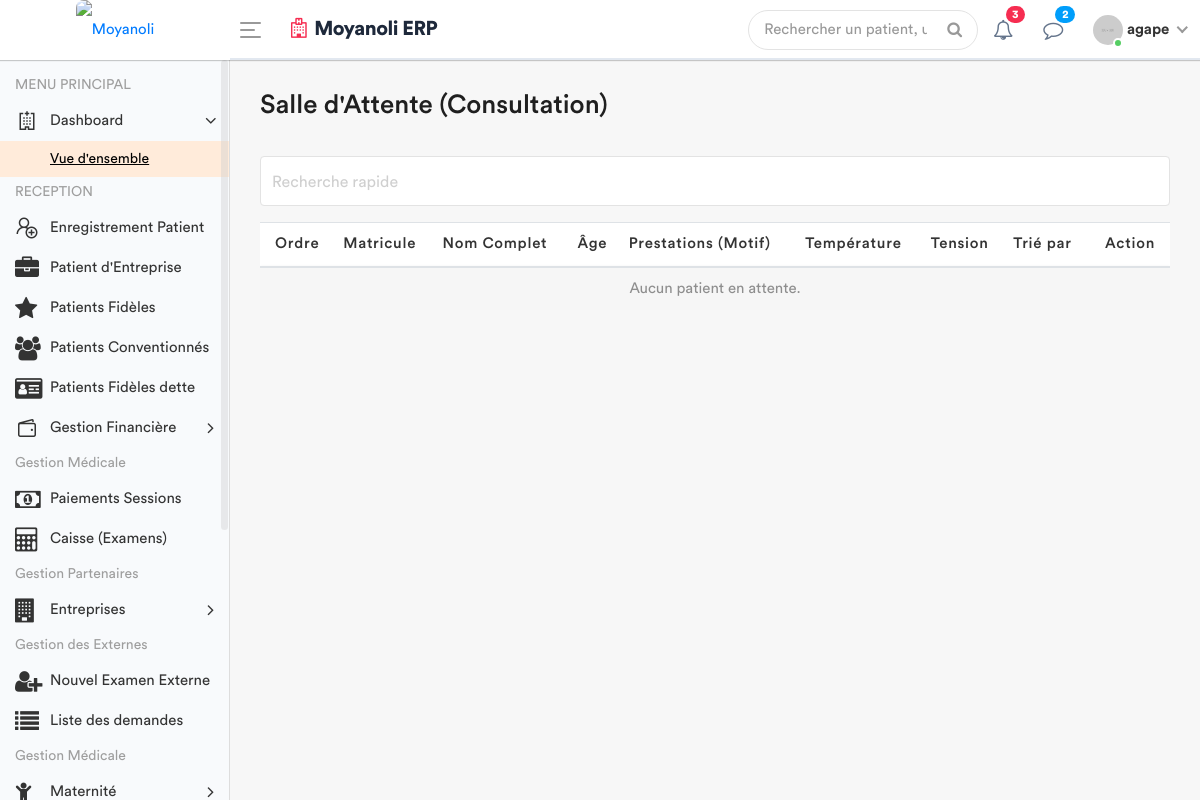
Before: /medecin/consultations-en-attente/ (signed in) with the older database file.
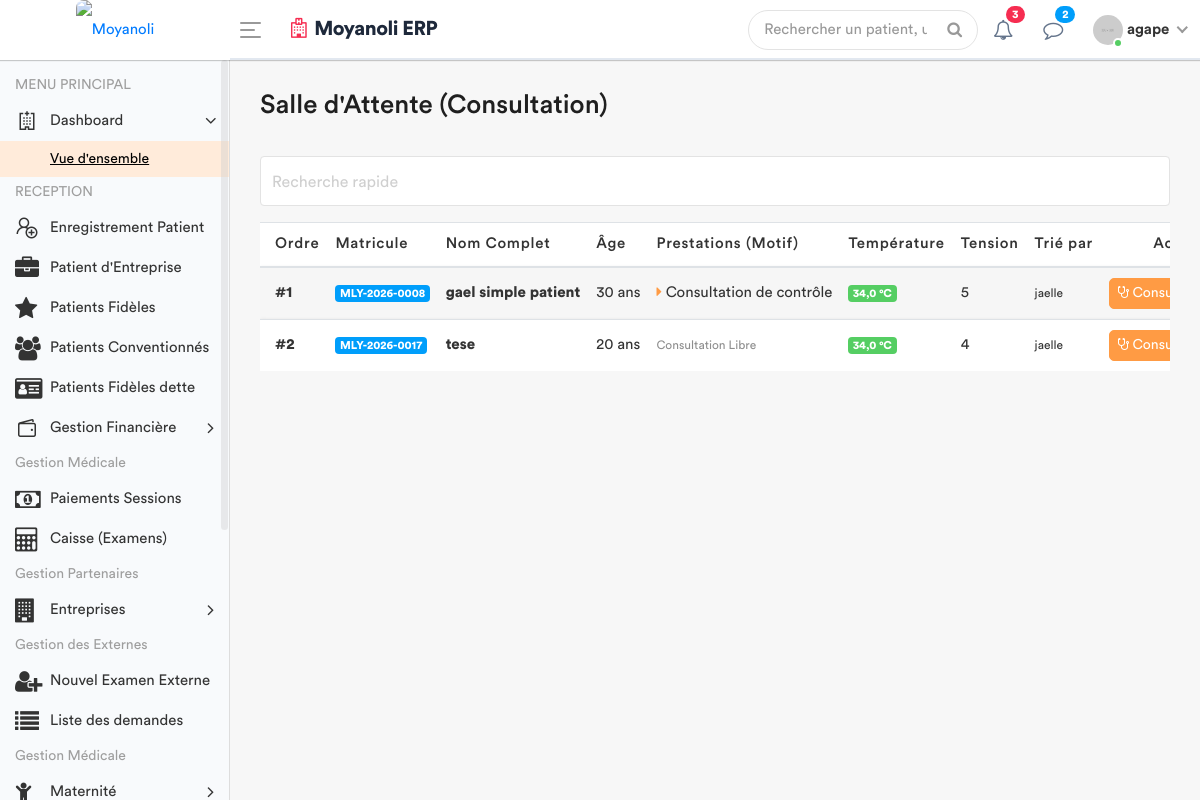
After: the same page with the newer database file.
### apps/models.py (models this page shows, shortened)
class SigneVital(models.Model):
    patient = models.ForeignKey(Patient, on_delete=models.CASCADE)
    temperature = models.DecimalField(max_digits=4, decimal_places=1)
    poids = models.DecimalField(max_digits=5, decimal_places=2)
    tension_arterielle = models.CharField(max_length=10)
    frequence_cardiaque = models.IntegerField()
    frequence_respiratoire = models.IntegerField(null=True, blank=True)
    saturation_oxygene = models.IntegerField(null=True, blank=True)
    date_prelevement = models.DateTimeField(default=timezone.now)
    infirmier = models.ForeignKey(User, on_delete=models.SET_NULL, null=True)
    est_consulte = models.BooleanField(default=False)
    session = models.ForeignKey(SessionSoins, on_delete=models.CASCADE, related_name='signes_vitaux', null=True)

class Patient(models.Model):
    TYPE_CHOICES = [
        ('SIMPLE', 'Patient Simple'),
        ('FIDELE', 'Patient Fidèle'),
        ('CONVENTIONNE', 'Patient Conventionné'),
    ]
    code_patient = models.CharField(max_length=20, unique=True, editable=False)
    noms = models.CharField(max_length=100)
    service = models.ForeignKey('Service', on_delete=models.PROTECT, related_name='patients', null=True)
    sexe = models.CharField(max_length=1, choices=[('M', 'Masculin'), ('F', 'Féminin')])
    age = models.CharField(max_length=30)
    adresse = models.TextField()
    telephone = models.CharField(max_length=20)
    type_patient = models.CharField(max_length=15, choices=TYPE_CHOICES, default='SIMPLE')
    a_carte_fidelite = models.BooleanField(default=False, verbose_name="Possède carte de fidélité")
    entreprise = models.ForeignKey(
        'Entreprise',
        on_delete=models.SET_NULL,
        null=True,
        blank=True,
        related_name='patients',
        verbose_name="Entreprise (si conventionné)"
    )
    fiche_payee = models.BooleanField(default=False)
    created_by = models.ForeignKey(User, on_delete=models.SET_NULL, null=True, related_name='patients_crees')
    date_creation = models.DateTimeField(auto_now_add=True)
    date_modification = models.DateTimeField(auto_now=True)

class LigneFacture(models.Model):
    session = models.ForeignKey(SessionSoins, related_name="items", on_delete=models.CASCADE)
    prestation = models.ForeignKey(Prestation, on_delete=models.CASCADE)
    quantite = models.PositiveIntegerField(default=1)
    prix_facture = models.DecimalField(max_digits=10, decimal_places=2)

class Prestation(models.Model):
    CATEGORIES = [
        ('ADM', 'Administratif'),
        ('CONS', 'Consultation'),
        ('LABO', 'Laboratoire'),
        ('SOIN', 'Soins'),
        ('ECHO', 'Échographie'),
        ('RADIO', 'Radiologie'),
        ('SCAN', 'Scanner'),
        ('IRM', 'IRM'),
        ('CARDIO', 'Cardiographie'),
        ('GYNECO', 'Gynécographie'),
        ('ONCO', 'Oncologie'),
        ('ORTHO', 'Orthopédie'),
        ('DERMA', 'Dermatologie'),
        ('OPHTA', 'Ophtalmologie'),
        ('PSY', 'Psychiatrie'),
        ('KINE', 'Rééducation / Kinésithérapie'),
        ('MED', 'Acte Médical'),
        ('CHIR', 'Acte Chirurgical'),
        ('CONS_MAT', 'Consultation Maternité'),
        ('MAT', 'Forfait Maternité / Accouchement'),
    ]
    libelle = models.CharField(max_length=200, verbose_name="Libellé")
    categorie = models.CharField(max_length=10, choices=CATEGORIES, verbose_name="Catégorie")
    prix = models.DecimalField(max_digits=10, decimal_places=2, default=Decimal('0.00'), verbose_name="Prix (USD)")
    valeur_normale = models.CharField(
        max_length=150, blank=True, null=True,
        verbose_name="Valeur Normale / Référence (Labo uniquement)",
        help_text="Ex: 70-110 mg/dl, Négatif, etc."
    )
    class Meta:
        verbose_name = "Prestation"
        verbose_name_plural = "Prestations"

### apps/views.py (the view)
# urls.py: path('medecin/consultations-en-attente/', views.liste_consultation_medecin, name='liste_consultation_medecin'),
@login_required
def liste_consultation_medecin(request):
    filtre = request.GET.get('filtre', 'tous')
    patients_prets = SigneVital.objects.filter(
        est_consulte=False
    ).select_related(
        'patient',
        'infirmier',
        'session'
    ).prefetch_related(
        'session__items__prestation'
    ).order_by('date_prelevement')
    if filtre == 'avec_session':
        patients_prets = patients_prets.filter(session__isnull=False)
    elif filtre == 'sans_session':
        patients_prets = patients_prets.filter(session__isnull=True)
    role = Fonction.objects.filter(userKey=request.user).first()
    fonctionKey = role.fonctionKey.roleName if role and role.fonctionKey else None
    context = {
        'fonctionKey': fonctionKey,
        'patients_prets': patients_prets,
        'filtre': filtre,
    }
    return render(request, 'back-end/medecin/liste_consultation.html', context)

### apps/templates/back-end/medecin/liste_consultation.html (shortened to what this page needs)
<!DOCTYPE html>
{% load static %}
<html lang="fr">
    <head>
        {% include 'back-end/includes/css.html' %}
    </head>
    <body>
        <div class="main-wrapper">
            {% include 'back-end/includes/header.html' %}
            {% include 'back-end/includes/sidebar.html' %}
            <div class="page-wrapper">
                <div class="content container-fluid">
                    <div class="page-header">
                        <div class="row align-items-center">
                            <div class="col">
                                <h3 class="page-title">Salle d'Attente (Consultation)</h3>
                            </div>
                        </div>
                    </div>
                    <div class="row filter-row">
                        <div class="col-sm-12 col-md-12">
                            <div class="form-group form-focus">
                                <input type="text" class="form-control floating" id="searchWaitingList" placeholder="Rechercher un patient...">
                                <label class="focus-label">Recherche rapide</label>
                            </div>
                        </div>
                    </div>
                    <div class="row">
                        <div class="col-md-12">
                            <div class="table-responsive">
                                <table class="table table-striped custom-table mb-0" id="waitingTable">
                                    <thead>
                                        <tr>
                                            <th>Ordre</th>
                                            <th>Matricule</th>
                                            <th>Nom Complet</th>
                                            <th>Âge</th>
                                            <th>Prestations (Motif)</th>
                                            <th>Température</th>
                                            <th>Tension</th>
                                            <th>Trié par</th>
                                            <th class="text-right">Action</th>
                                        </tr>
                                    </thead>
                                    <tbody>
                                        {% for signe in patients_prets %}
                                        <tr>
                                            <td><strong>#{{ forloop.counter }}</strong></td>
                                            <td><span class="badge badge-info">{{ signe.patient.code_patient }}</span></td>
                                            <td><strong>{{ signe.patient.noms }}</strong></td>
                                            <td>{{ signe.patient.age }} ans</td>
                                            <td>
                                                {% if signe.session %}
                                                    <ul class="list-unstyled mb-0">
                                                        {% for item in signe.session.items.all %}
                                                            <li>
                                                                <i class="fa fa-caret-right text-primary"></i>
                                                                {{ item.prestation.libelle }}
                                                            </li>
                                                        {% endfor %}
                                                    </ul>
                                                {% else %}
                                                    <span class="text-muted"><small>Consultation Libre</small></span>
                                                {% endif %}
                                            </td>
                                            <td>
                                                <span class="badge {% if signe.temperature >= 38 %}badge-danger{% else %}badge-success{% endif %}">
                                                    {{ signe.temperature }} °C
                                                </span>
                                            </td>
                                            <td>{{ signe.tension_arterielle|default:"--" }}</td>
                                            <td><small>{{ signe.infirmier.username }}</small></td>
                                            <td class="text-right">
                                                <a href="{% url 'marquer_consulte' signe.id %}" class="btn btn-sm btn-primary">
                                                    <i class="fa fa-stethoscope"></i> Consulter
                                                </a>
                                            </td>
                                        </tr>
                                        {% empty %}
                                        <tr>
                                            <td colspan="9" class="text-center text-muted">Aucun patient en attente.</td>
                                        </tr>
                                        {% endfor %}
                                    </tbody>
                                </table>
                            </div>
                        </div>
                    </div>
                </div>
            </div>
        </div>
    </body>
</html>

### apps/templates/back-end/includes/header.html (shortened to what this page needs)
{% load static %}
<div class="header" style="background: #ffffff; border-bottom: 2px solid #e2e8f0;">
    <div class="header-left" style="background: #ffffff;">
        <a href="{% url 'home' %}" class="logo">
            <img src="{% static 'front-end/assets/dr/logo.jpeg' %}" width="45" height="45" alt="Moyanoli" style="border-radius: 8px;">
        </a>
    </div>
    <a id="toggle_btn" href="javascript:void(0);" style="color: #007bff;">
        <span class="bar-icon">
            <span></span>
            <span></span>
            <span></span>
        </span>
    </a>
    <div class="page-title-box">
        <h3 style="color: #1e293b; font-weight: 700; letter-spacing: -0.5px;">
            <i class="fa fa-hospital-o text-danger mr-2"></i>Moyanoli ERP
        </h3>
    </div>
    <ul class="nav user-menu">
        <li class="nav-item">
            <div class="top-nav-search">
                <form action="#">
                    <input class="form-control" type="text" placeholder="Rechercher un patient, un dossier...">
                    <button class="btn" type="submit"><i class="fa fa-search"></i></button>
                </form>
            </div>
        </li>
        <li class="nav-item dropdown">
            <a href="#" class="dropdown-toggle nav-link" data-toggle="dropdown">
                <i class="fa fa-bell-o" style="color: #64748b;"></i> <span class="badge badge-pill bg-danger">3</span>
            </a>
        </li>
        <li class="nav-item dropdown">
            <a href="#" class="dropdown-toggle nav-link" data-toggle="dropdown">
                <i class="fa fa-comment-o" style="color: #64748b;"></i> <span class="badge badge-pill bg-info">2</span>
            </a>
        </li>
        <li class="nav-item dropdown has-arrow main-drop">
            <a href="#" class="dropdown-toggle nav-link" data-toggle="dropdown">
                <span class="user-img">
                    <img src="{% static 'back-end/assets/img/profiles/avatar-21.jpg' %}" alt="">
                    <span class="status online"></span>
                </span>
                <span style="font-weight: 600;">{{ user.username }}</span>
            </a>
        </li>
    </ul>
</div>

Changed rows visible on the page:
added SigneVital: patient.code_patient "MLY-2026-0008", patient.noms "gael simple patient", patient.age "30", temperature "34,0", tension_arterielle "5", infirmier.username "jaelle"
added LigneFacture: prestation.libelle "Consultation de contrôle"
added SigneVital: patient.code_patient "MLY-2026-0017", patient.noms "tese", patient.age "20", shows "Consultation Libre", temperature "34,0", tension_arterielle "4", infirmier.username "jaelle"
Other visible differences:
text no longer shown: "Aucun patient en attente."
